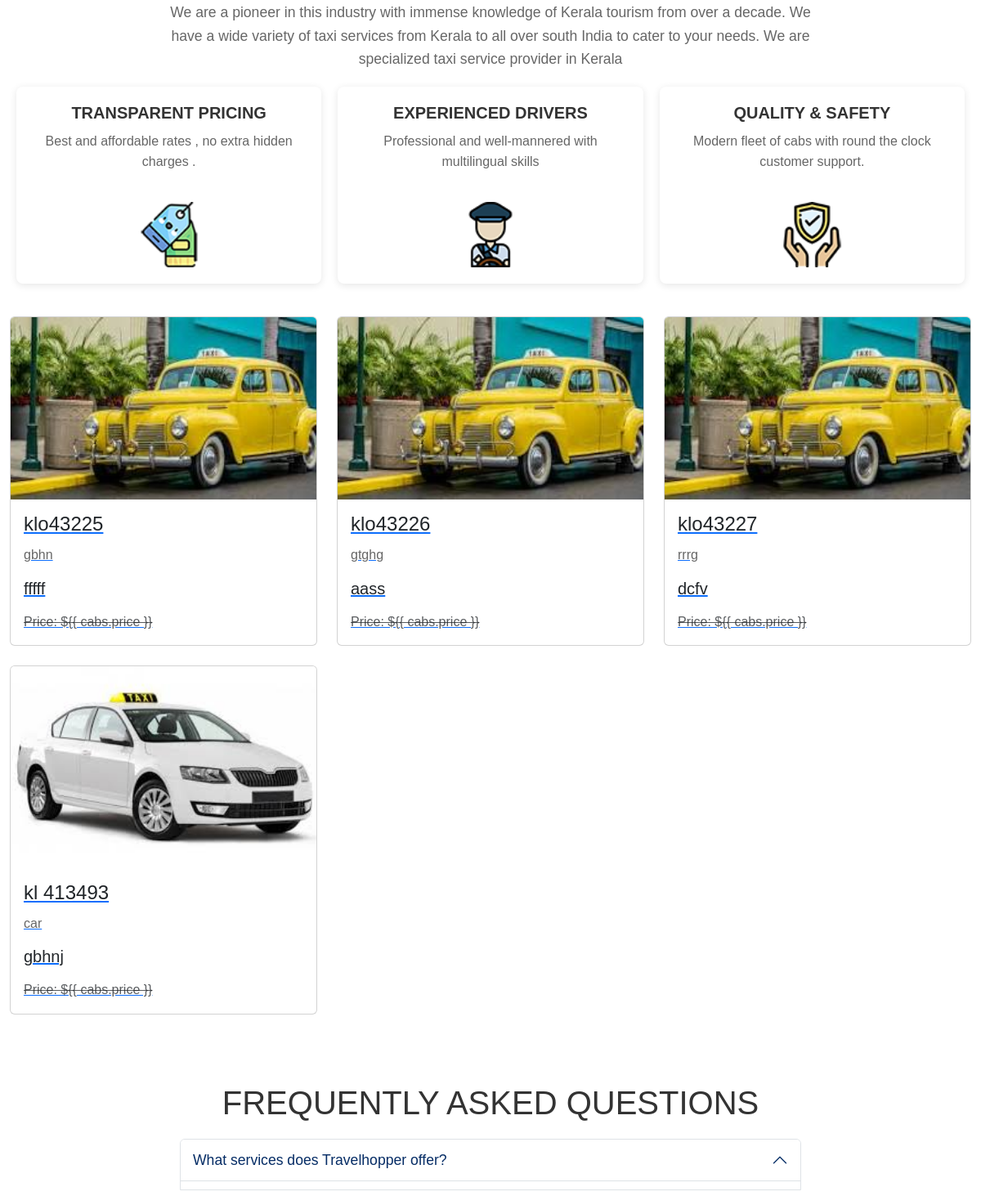
/user_home (middle part), run on an earlier commit of the app's database.
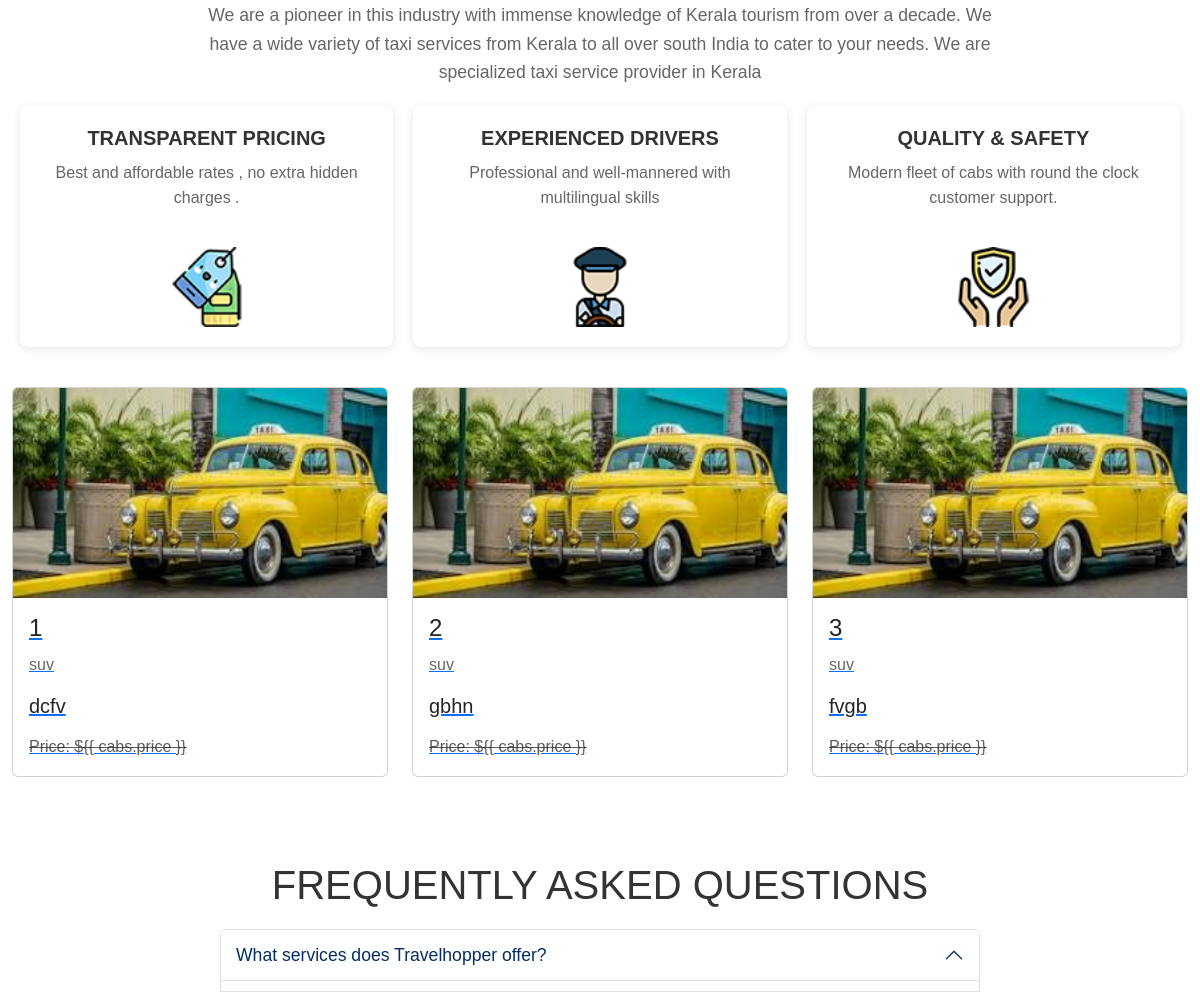
And on a later commit of the database.
### app/models.py (models this page shows, shortened)
class Cab(models.Model):
    pid=models.TextField()
    number_plate = models.CharField(max_length=15, unique=True)
    model = models.CharField(max_length=50)
    driver_name = models.CharField(max_length=100)
    available = models.IntegerField()
    price=models.IntegerField()
    img = models.FileField()

### app/views.py (the view)
# urls.py: path('user_home',views.user_home),
def user_home(req):
    if 'user' in req.session:
        data=Cab.objects.all()
    cabs=Cab.objects.all()
    return render(req,'user/home.html',{'Cab':cabs})

### templates/user/home.html (shortened to what this page needs)
<!DOCTYPE html>
<html lang="en">
<head>
    {% load static %}
    <link href="https://cdn.jsdelivr.net/npm/bootstrap@5.3.3/dist/css/bootstrap.min.css" rel="stylesheet">
</head>
<body>
    <div class="sect2">
        <div class="sect2a">
            <p> We are a pioneer in this industry with immense knowledge of Kerala tourism from over a decade.
                We have a wide variety of taxi services from Kerala to all over south India to cater to your needs. We
                are specialized taxi service provider in Kerala</p>
        </div>
        <div class="sect2b">
            <h6>TRANSPARENT PRICING</h6>
            <p>Best and affordable rates , no extra hidden charges .</p>
            <img src="{% static '/images/money-2.png' %}" alt="sectimg">
        </div>
        <div class="sect2c">
            <h6>EXPERIENCED DRIVERS</h6>
            <p>Professional and well-mannered with multilingual skills</p>
            <img src="{% static '/images/driver.png' %}" alt="sectimg">
        </div>
        <div class="sect2d">
            <h6>QUALITY & SAFETY</h6>
            <p>Modern fleet of cabs with round the clock customer support.</p>
            <img src="{% static '/images/safety.png' %}" alt="sectimg">
        </div>
    </div>
    <div class="container" style="max-width: 1200px;">
        <div class="row">
            {% for cabs in Cab %}
            <div class="col-lg-4 mb-4">
                <a href="view_cabs/{{ cabs.pk }}">
                    <div class="card">
                        <img class="card-img-top" src="{{ cabs.img.url }}" alt="Card image"
                            style="width: 100%; height: auto; object-fit: cover;">
                        <div class="card-body">
                            <h4 class="card-title">{{ cabs.number_plate }}</h4>
                            <p class="card-text">{{ cabs.model }}</p>
                            <h5 class="card-title">{{ cabs.driver_name }}</h5>
                            <p class="card-text text-muted" style="text-decoration: line-through;">Price: ${{ cabs.price
                                }}</p>
                        </div>
                    </div>
                </a>
            </div>
            {% endfor %}
        </div>
    </div>
    <div class="qn">
        <h1>FREQUENTLY ASKED QUESTIONS</h1>
        <div class="qns">
            <div class="accordion" id="faqAccordion">
                <div class="accordion-item">
                    <h2 class="accordion-header" id="headingOne">
                        <button class="accordion-button" type="button" data-bs-toggle="collapse"
                            data-bs-target="#collapseOne" aria-expanded="true" aria-controls="collapseOne">
                            What services does Travelhopper offer?
                        </button>
                    </h2>
                </div>
            </div>
        </div>
    </div>
</body>
</html>

What changed in the data, as far as the page shows it:
removed Cab: img (picture), number_plate "kl 413493", model "car", driver_name "gbhnj"
changed Cab: img: a different picture; number_plate "klo43225" → "1"; model "gbhn" → "suv"; driver_name "fffff" → "dcfv"
changed Cab: img: a different picture; number_plate "klo43226" → "2"; model "gtghg" → "suv"; driver_name "aass" → "gbhn"
changed Cab: img: a different picture; number_plate "klo43227" → "3"; model "rrrg" → "suv"; driver_name "dcfv" → "fvgb"
